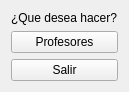
<?xml version="1.0" encoding="UTF-8"?>
<ui version="4.0">
 <class>MenuCA</class>
 <widget class="QWidget" name="MenuCA">
  <property name="geometry">
   <rect>
    <x>0</x>
    <y>0</y>
    <width>110</width>
    <height>89</height>
   </rect>
  </property>
  <property name="windowTitle">
   <string>Coordinador Academico</string>
  </property>
  <property name="windowIcon">
   <iconset>
    <normaloff>../icons/images.png</normaloff>../icons/images.png</iconset>
  </property>
  <property name="styleSheet">
   <string notr="true"/>
  </property>
  <layout class="QGridLayout" name="gridLayout">
   <item row="1" column="0">
    <widget class="QPushButton" name="pushButton">
     <property name="text">
      <string>Profesores</string>
     </property>
     <property name="autoDefault">
      <bool>true</bool>
     </property>
    </widget>
   </item>
   <item row="2" column="0">
    <widget class="QPushButton" name="pushButton_2">
     <property name="text">
      <string>Salir</string>
     </property>
     <property name="autoDefault">
      <bool>true</bool>
     </property>
    </widget>
   </item>
   <item row="0" column="0">
    <widget class="QLabel" name="label">
     <property name="text">
      <string>¿Que desea hacer?</string>
     </property>
    </widget>
   </item>
  </layout>
 </widget>
 <resources/>
 <connections/>
</ui>
